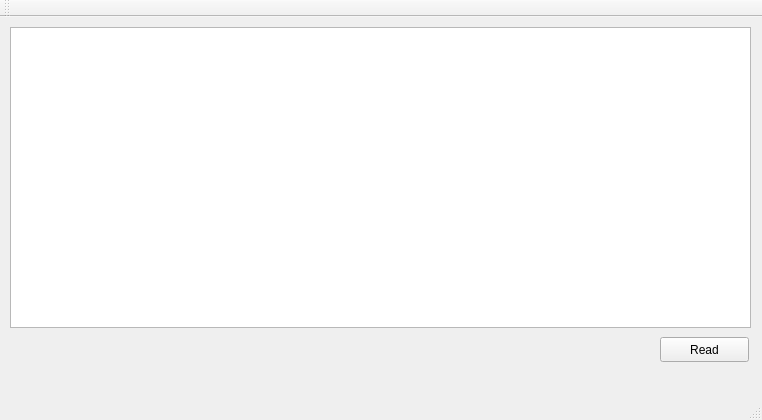
<?xml version="1.0" encoding="UTF-8"?>
<ui version="4.0">
 <class>MainWindow</class>
 <widget class="QMainWindow" name="MainWindow">
  <property name="geometry">
   <rect>
    <x>0</x>
    <y>0</y>
    <width>762</width>
    <height>420</height>
   </rect>
  </property>
  <property name="windowTitle">
   <string>MainWindow</string>
  </property>
  <widget class="QWidget" name="centralWidget">
   <widget class="QPushButton" name="readBtn">
    <property name="geometry">
     <rect>
      <x>660</x>
      <y>320</y>
      <width>89</width>
      <height>25</height>
     </rect>
    </property>
    <property name="text">
     <string>Read</string>
    </property>
   </widget>
   <widget class="QTextEdit" name="textEdit">
    <property name="geometry">
     <rect>
      <x>10</x>
      <y>10</y>
      <width>741</width>
      <height>301</height>
     </rect>
    </property>
   </widget>
  </widget>
  <widget class="QMenuBar" name="menuBar">
   <property name="geometry">
    <rect>
     <x>0</x>
     <y>0</y>
     <width>762</width>
     <height>22</height>
    </rect>
   </property>
  </widget>
  <widget class="QToolBar" name="mainToolBar">
   <attribute name="toolBarArea">
    <enum>TopToolBarArea</enum>
   </attribute>
   <attribute name="toolBarBreak">
    <bool>false</bool>
   </attribute>
  </widget>
  <widget class="QStatusBar" name="statusBar"/>
 </widget>
 <layoutdefault spacing="6" margin="11"/>
 <resources/>
 <connections/>
</ui>
